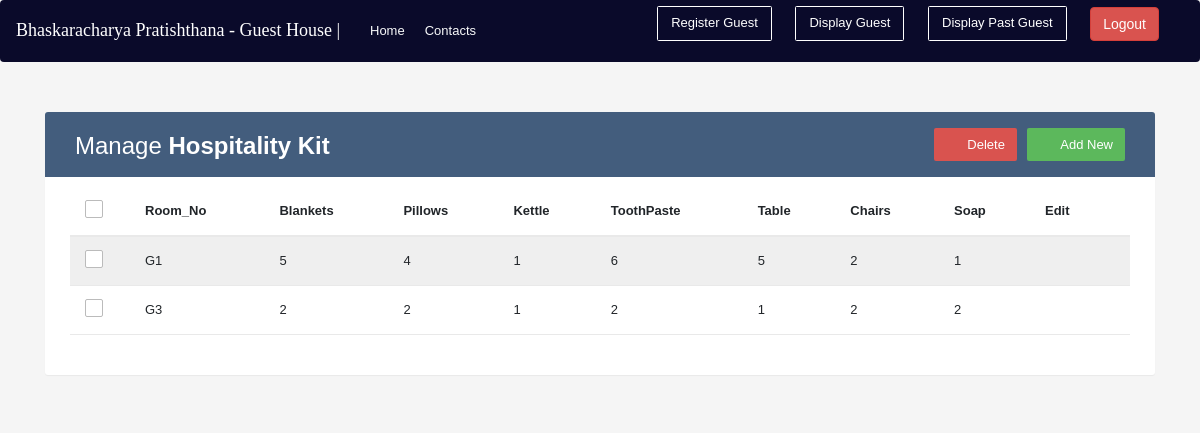
Screenshot of /register_kits with the database file from the repository.
### bprimapp/models.py (models this page shows)
class HospitalityKit(models.Model):
    room_no=models.CharField(max_length=2,blank=True)
    blankets=models.IntegerField()
    pillows=models.IntegerField()
    kettle=models.CharField(max_length=10)
    toothpaste=models.CharField(max_length=10)
    table=models.IntegerField()
    chairs=models.IntegerField()
    soap=models.IntegerField()

### bprimapp/views.py (the view)
# urls.py: path("register_kits",views.register_kits, name='register_kits'),
def register_kits(request):
    H_kit=HospitalityKit.objects.all()
    return render(request,'register_kits.html',{'H_kit':H_kit})

### template/register_kits.html (shortened to what this page needs)
{% extends 'base_guest.html' %}
{% block body %}
<!DOCTYPE html>
 <html lang="en">
 <head>
 <link rel="stylesheet" href="/static/files/css/font.icon.css">
 <link rel="stylesheet" href="/static/files/css/font-awesome.min.4.7.0.css">
 <link rel="stylesheet" href="/static/files/css/bootstrap.min.3.3.7.css">
   <body>
	 <div class="container">
		 <div class="table-wrapper">
			 <div class="table-title">
				 <div class="row">
					 <div class="col-sm-6">
						 <h2>Manage <b>Hospitality Kit</b></h2>
					 </div>
					 <div class="col-sm-6">
						 <a href="#addEmployeeModal" class="btn btn-success" data-toggle="modal"><i class="material-icons">&#xE147;</i> <span>Add New</span></a>
						 <a href="#deleteEmployeeModal" class="btn btn-danger" data-toggle="modal"><i class="material-icons">&#xE15C;</i> <span>Delete</span></a>
					 </div>
				 </div>
			 </div>
			 <table class="table table-striped table-hover">
				 <thead>
					 <tr>
						 <th>
							 <span class="custom-checkbox">
								 <label for="selectAll"></label>
							 </span>
						 </th>
						<th>Room_No</th>
                        <th>Blankets</th>
                        <th>Pillows</th>
						<th>Kettle</th>
                        <th>ToothPaste</th>
                        <th>Table</th>
                        <th>Chairs</th>
                        <th>Soap</th>
                        <th>Edit</th>
					 </tr>
				 </thead>
				 <tbody>
					{% for i in H_kit %}
					 <tr>
						 <td>
							 <span class="custom-checkbox">
								 <label for="checkbox1"></label>
							 </span>
						 </td>
						 <td>{{i.room_no}}</td>
						 <td>{{i.blankets}}</td>
						 <td>{{i.pillows}}</td>
						 <td>{{i.kettle}}</td>
						 <td>{{i.toothpaste}}</td>
						 <td>{{i.table}}</td>
						 <td>{{i.chairs}}</td>
						 <td>{{i.soap}}</td>
						 <td>
							 <a href="#editEmployeeModal-{{forloop.counter}}" class="edit" data-toggle="modal"><i class="material-icons" data-toggle="tooltip" title="Edit">&#xE254;</i></a>
							 <a href="#deleteEmployeeModal-{{forloop.counter}}" class="delete" data-toggle="modal"><i class="material-icons" data-toggle="tooltip" title="Delete">&#xE872;</i></a>
						 </td>
					 </tr>
					 {% endfor %}
				 </tbody>
			 </table>
	 </div>
 </body>
 </html>
 {% endblock body %}

### template/base_guest.html (shortened to what this page needs)
<!doctype html>
<html lang="en">
  <head>
    <link rel="stylesheet" href="/static/files/css/guest.css">
    <link rel="stylesheet" href="/static/files/css/bootstrap.min.5.3.0.css">
  </head>
  <body>
    <nav class="navbar navbar-expand-lg navbar-light" style="background-color: #0A0A2A;">
        <div class="container-fluid mb-2 mb-lg-0">
          <font face = "Times New Roman" size = "4" color="white">Bhaskaracharya Pratishthana - Guest House | </font><br />
          <div class="collapse navbar-collapse" id="navbarSupportedContent">
            <ul class="navbar-nav me-auto mb-2 mb-lg-0">
              <li class="nav-item">
                <a class="nav-link active text-light mx-3" aria-current="page" href="/">Home</a>
              </li>
              <li class="nav-item">
                <a class="nav-link text-light" href="#">Contacts</a>
              </li>
            </ul>
            <div align="right">
              <a  class="button1 mx-3 mb-2 mb-lg-0" href="/register_guest" role="button">Register Guest</a>
              <a  class="button1 mx-3 mb-2 mb-lg-0" href="/display_guest" role="button">Display Guest</a>
              <a  class="button1 mx-3 mb-2 mb-lg-0" href="/past_guest" role="button">Display Past Guest</a>
              <a  class="btn btn-danger mx-3 mb-2 mb-lg-0" href="/logout" role="button">Logout</a>
            </div>
         </div>
        </div>
      </nav>
{% block body %} {% endblock body %}
  </body>
</html>

### static/files/css/guest.css (style rules this page uses)
a.button1 { display:inline-block; padding:0.55em 1.0em; border:0.1em solid #FFFFFF; margin:0 0.3em 0.3em 0; border-radius:0.12em; box-sizing: border-box; text-decoration:none; font-family:'Roboto',sans-serif; font-weight:300; color:#FFFFFF; text-align:center; transition: all 0.2s; }

### template/register_kits.html (style rules this page uses)
body { color: #566787; background: #f5f5f5; font-family: 'Varela Round', sans-serif; font-size: 13px; }
.table-wrapper { background: #fff; padding: 20px 25px; margin: 30px 0; border-radius: 3px; box-shadow: 0 1px 1px rgba(0,0,0,.05); }
.table-title { padding-bottom: 15px; background: #435d7d; color: #fff; padding: 16px 30px; margin: -20px -25px 10px; border-radius: 3px 3px 0 0; }
.table-title h2 { margin: 5px 0 0; font-size: 24px; }
.table-title .btn { color: #fff; float: right; font-size: 13px; border: none; min-width: 50px; border-radius: 2px; border: none; outline: none !important; margin-left: 10px; }
.table-title .btn i { float: left; font-size: 21px; margin-right: 5px; }
.table-title .btn span { float: left; margin-top: 2px; }
table.table tr th, table.table tr td { border-color: #e9e9e9; padding: 12px 15px; vertical-align: middle; }
table.table tr th:first-child { width: 60px; }
table.table tr th:last-child { width: 100px; }
table.table-striped tbody tr:nth-of-type(odd) { background-color: #fcfcfc; }
table.table td:last-child i { opacity: 0.9; font-size: 22px; margin: 0 5px; }
table.table td a { font-weight: bold; color: #566787; display: inline-block; text-decoration: none; outline: none !important; }
table.table td a.edit { color: #FFC107; }
table.table td a.delete { color: #F44336; }
table.table td i { font-size: 19px; }
.custom-checkbox { position: relative; }
.custom-checkbox label:before { width: 18px; height: 18px; }
.custom-checkbox label:before { content: ''; margin-right: 10px; display: inline-block; vertical-align: text-top; background: white; border: 1px solid #bbb; border-radius: 2px; box-sizing: border-box; z-index: 2; }

### rows the page displays
HospitalityKit: room_no "G1", blankets "5", pillows "4", kettle "1", toothpaste "6", table "5", chairs "2", soap "1"
HospitalityKit: room_no "G3", blankets "2", pillows "2", kettle "1", toothpaste "2", table "1", chairs "2", soap "2"
